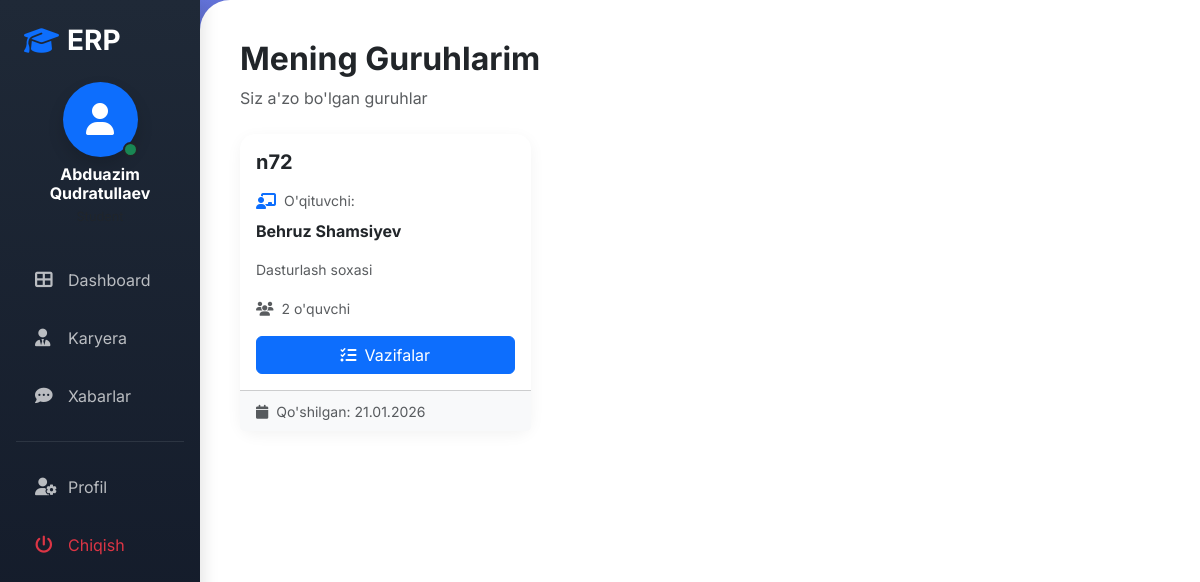
The page /student/groups/ (signed in) on the database its author committed.
### erp/models.py (models this page shows, shortened)
class User(AbstractUser):
    ROLE_CHOICES = (
        ('admin', 'Admin'),
        ('teacher', 'Teacher'),
        ('student', 'Student'),
        ('support_teacher', 'Support Teacher'),
    )
    role = models.CharField(max_length=20, choices=ROLE_CHOICES, default='student')
    phone = models.CharField(max_length=15, blank=True, null=True)
    avatar = models.ImageField(upload_to='avatars/', blank=True, null=True, default='avatars/default.jpg')

class Group(models.Model):
    name = models.CharField(max_length=100)
    teacher = models.ForeignKey(User, on_delete=models.SET_NULL, null=True, related_name='teaching_groups', limit_choices_to={'role': 'teacher'})
    created_at = models.DateTimeField(auto_now_add=True)
    updated_at = models.DateTimeField(auto_now=True)
    description = models.TextField(blank=True, null=True)
    class Meta:
        ordering = ['-created_at']

### erp/views.py (the view)
# urls.py: path('student/groups/', views.student_groups, name='student_groups'),
@login_required
def student_groups(request):
    if request.user.role != 'student':
        return redirect('dashboard')
    groups = Group.objects.filter(group_students__student=request.user)
    return render(request, 'erp/student/groups.html', {'groups': groups})

### templates/erp/student/groups.html (shortened to what this page needs)
{% extends 'erp/base.html' %}
{% block content %}
<div class="mb-4">
    <h2 class="fw-bold">Mening Guruhlarim</h2>
    <p class="text-muted">Siz a'zo bo'lgan guruhlar</p>
</div>
<div class="row g-4">
    {% for group in groups %}
    <div class="col-md-6 col-lg-4">
        <div class="card h-100">
            <div class="card-body">
                <h5 class="fw-bold mb-3">{{ group.name }}</h5>
                <div class="mb-3">
                    <div class="d-flex align-items-center mb-2">
                        <i class="fas fa-chalkboard-teacher text-primary me-2"></i>
                        <small class="text-muted">O'qituvchi:</small>
                    </div>
                    <strong>{{ group.teacher.get_full_name }}</strong>
                </div>
                {% if group.description %}
                <p class="text-muted small mb-3">{{ group.description|truncatewords:15 }}</p>
                {% endif %}
                <div class="mb-3">
                    <small class="text-muted">
                        <i class="fas fa-users me-1"></i>
                        {{ group.group_students.count }} o'quvchi
                    </small>
                </div>
                <div class="d-grid">
                    <a href="{% url 'student_homeworks' group.pk %}" class="btn btn-primary">
                        <i class="fas fa-tasks me-2"></i>Vazifalar
                    </a>
                </div>
            </div>
            <div class="card-footer bg-light">
                <small class="text-muted">
                    <i class="fas fa-calendar me-1"></i>
                    Qo'shilgan: {{ group.created_at|date:"d.m.Y" }}
                </small>
            </div>
        </div>
    </div>
    {% endfor %}
</div>
{% endblock %}

### templates/erp/base.html (shortened to what this page needs)
<!DOCTYPE html>
<html lang="uz">
<head>
    <link href="https://cdnjs.cloudflare.com/ajax/libs/bootstrap/5.3.2/css/bootstrap.min.css" rel="stylesheet">
    <link href="https://cdnjs.cloudflare.com/ajax/libs/font-awesome/6.4.2/css/all.min.css" rel="stylesheet">
</head>
<body>
    {% if user.is_authenticated %}
    <div class="container-fluid">
        <div class="row">
            <div class="col-md-2 sidebar p-0 d-none d-md-block">
                <div class="py-4">
                    <div class="px-4 mb-4">
                        <h3 class="text-white d-flex align-items-center">
                            <i class="fas fa-graduation-cap text-primary me-2"></i>
                            <span class="fw-bold">ERP</span>
                        </h3>
                    </div>
                    <div class="text-center mb-4 px-3">
                        <div class="profile-container d-inline-block">
                            <div class="profile-icon bg-primary rounded-circle d-inline-flex align-items-center justify-content-center position-relative shadow" style="width: 75px; height: 75px;">
                                <i class="fas fa-user fa-2x text-white"></i>
                                <span class="position-absolute bottom-0 end-0 bg-success border border-2 border-dark rounded-circle" style="width: 15px; height: 15px;"></span>
                            </div>
                            <div class="mt-2 text-white text-center">
                                <h6 class="mb-0 fw-bold">{{ user.get_full_name|default:user.username }}</h6>
                                <small class="text-muted" style="font-size: 0.8rem;">{{ user.get_role_display }}</small>
                            </div>
                        </div>
                    </div>
                    <nav class="nav flex-column mt-3">
                        <a class="nav-link {% if request.resolver_match.url_name == 'dashboard' %}active{% endif %}" href="{% url 'dashboard' %}">
                            <i class="fas fa-th-large me-2"></i> Dashboard
                        </a>
                        <a class="nav-link {% if request.resolver_match.url_name == 'hr_page' %}active{% endif %}" href="{% url 'hr_page' %}">
                            <i class="fas fa-user-tie me-2"></i> Karyera
                        </a>
                        <a class="nav-link" href="{% url 'chat_list' %}">
                            <i class="fas fa-comment-dots me-2"></i> Xabarlar
                        </a>
                        <hr class="mx-3 text-secondary">
                        <a class="nav-link" href="{% url 'profile' %}">
                            <i class="fas fa-user-cog me-2"></i> Profil
                        </a>
                        <a class="nav-link text-danger" href="{% url 'logout' %}">
                            <i class="fas fa-power-off me-2"></i> Chiqish
                        </a>
                    </nav>
                </div>
            </div>
            <div class="col-md-10 main-content">
                {% block content %}{% endblock %}
            </div>
        </div>
    </div>
    {% else %}
        {% block auth_content %}{% endblock %}
    {% endif %}
</body>
</html>

### templates/erp/base.html (style rules this page uses)
:root { --primary: #6366f1; --secondary: #8b5cf6; --success: #10b981; --danger: #ef4444; --warning: #f59e0b; --info: #3b82f6; --dark: #1f2937; --light: #f3f4f6; }
body { font-family: 'Inter', sans-serif; background: linear-gradient(135deg, #667eea 0%, #764ba2 100%); min-height: 100vh; margin: 0; }
.sidebar { background: linear-gradient(180deg, #1f2937 0%, #111827 100%); min-height: 100vh; box-shadow: 4px 0 15px rgba(0,0,0,0.1); position: sticky; top: 0; }
.profile-container { transition: all 0.3s ease; cursor: pointer; }
.sidebar .nav-link { color: rgba(255,255,255,0.7); padding: 12px 20px; margin: 5px 15px; border-radius: 12px; transition: all 0.3s; display: flex; align-items: center; }
.sidebar .nav-link i { width: 25px; font-size: 1.1rem; }
.main-content { background: #ffffff; min-height: 100vh; border-radius: 30px 0 0 30px; padding: 40px; box-shadow: -10px 0 30px rgba(0,0,0,0.1); }
.card { border: none; border-radius: 15px; box-shadow: 0 4px 15px rgba(0,0,0,0.05); transition: all 0.3s; }

### rows shown on the page
User: get_full_name "Abduazim Qudratullaev"
Group: name "n72", teacher.get_full_name "Behruz Shamsiyev", description "Dasturlash soxasi", group_students.count "2", created_at "21.01.2026"
